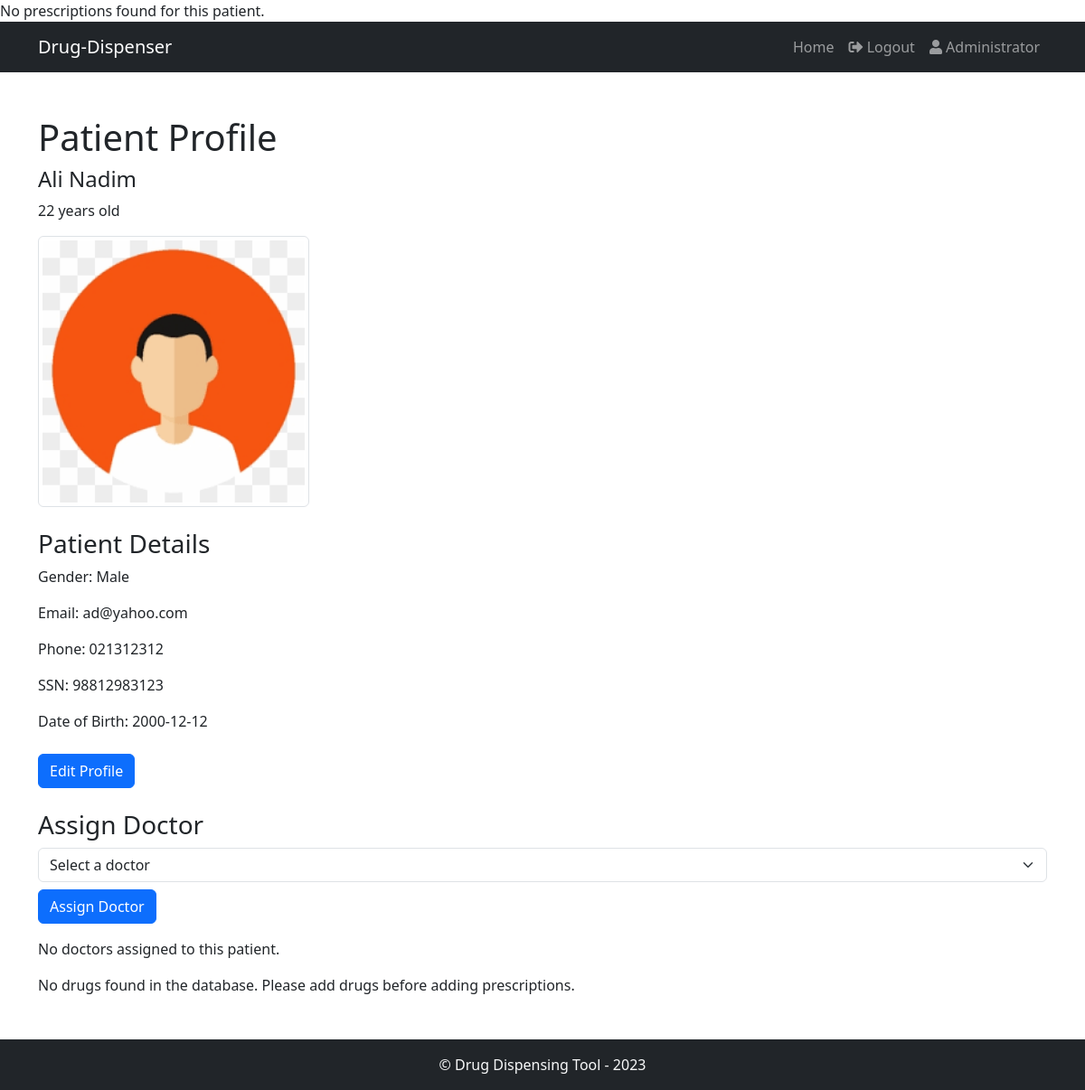
The app's page /profiles/patient_profile.php?patientId=1 (signed in) with its own data.
### tables this page shows
CREATE TABLE `patient` (
  `patientId` int(11) NOT NULL,
  `name` varchar(50) NOT NULL,
  `gender` enum('Male','Female','Other') DEFAULT NULL,
  `emailAddress` varchar(100) NOT NULL,
  `phoneNumber` varchar(20) DEFAULT NULL,
  `SSN` varchar(15) DEFAULT NULL,
  `dateOfBirth` date DEFAULT NULL,
  `passwordHash` varchar(100) NOT NULL
);

### profiles/patient_profile.php (the view, shortened to what this page needs)
<?php
require_once('../database.php');
function displayAge($dateOfBirth)
{
	$dob = new DateTime($dateOfBirth);
	$now = new DateTime();
	$interval = $now->diff($dob);
	return $interval->format('%y years old');
}
$patientId = $_GET['patientId'];
$patient = array();
$conn = new mysqli($host, $username, $databasePassword, $databaseName);
if ($conn->connect_error) {
	die("Connection failed: " . $conn->connect_error);
} else {
	$sql = "SELECT * FROM patient WHERE patientId = $patientId";
	$result = $conn->query($sql);
	if ($result->num_rows === 1) {
		$patient = $result->fetch_assoc();
	} else {
		header("Location: ../errors/404.php");
		exit();
	}
}
function displayUnassignedDoctors($patientId)
{
	$conn = new mysqli($GLOBALS['host'], $GLOBALS['username'], $GLOBALS['databasePassword'], $GLOBALS['databaseName']);
	if ($conn->connect_error) {
		die("Connection failed: " . $conn->connect_error);
	} else {
		echo '<select class="form-select" name="doctorId" required>';
		echo '<option value="" selected disabled>Select a doctor</option>';
		echo '</select>';
	}
}
$assignedDoctors = array();
?>
<!DOCTYPE html>
<html lang="en">
<head>
    <link rel="stylesheet" href="https://cdnjs.cloudflare.com/ajax/libs/bootstrap/5.3.0/css/bootstrap.min.css">
</head>
<body>
<?php
include_once '../commons.php';
echo $header;
?>
    <div class="container mt-5">
	<h1>Patient Profile</h1>
	<h4><?= $patient['name'] ?></h4>
	<p><?= displayAge($patient['dateOfBirth']) ?></p>
	<img src="../static/images/patient.png" class="img-thumbnail" alt="Patient Thumbnail" style = "width: 300px; height; 300px;">
	<h3 class="mt-4">Patient Details</h3>
	<p>Gender: <?= $patient['gender'] ?></p>
	<p>Email: <?= $patient['emailAddress'] ?></p>
	<p>Phone: <?= $patient['phoneNumber'] ?></p>
	<p>SSN: <?= $patient['SSN'] ?></p>
	<p>Date of Birth: <?= $patient['dateOfBirth'] ?></p>
	<?php if ($_SESSION['user'] === 'administrator' || ($_SESSION['user'] === 'patient')) { ?>
	    <a href="../edit/edit_patient.php?patientId=<?= $patientId ?>" class="btn btn-primary mt-2">Edit Profile</a>
	<?php } ?>
<?php
if ($_SESSION['user'] === 'administrator' || $_SESSION['user'] === 'patient') {
?>
	    <h3 class="mt-4">Assign Doctor</h3>
	    <form method="post">
<?php
	displayUnassignedDoctors($patientId);
?>
		<button type="submit" name="assignDoctor" class="btn btn-primary mt-2">Assign Doctor</button>
	    </form>
<?php
}
if (!empty($assignedDoctors)) {
?>
    <h3 class="mt-4">Assigned Doctors</h3>
    <table class="table table-bordered">
        <thead>
            <tr>
                <th>Doctor Name</th>
                <th>Email Address</th>
                <th>Phone Number</th>
            </tr>
        </thead>
        <tbody>
<?php
    foreach ($assignedDoctors as $doctor) {
        $doctorName = $doctor['name'];
        $doctorEmail = $doctor['emailAddress'];
        $doctorPhone = $doctor['phoneNumber'];
?>
            <tr>
                <td><?= $doctorName ?></td>
                <td><?= $doctorEmail ?></td>
                <td><?= $doctorPhone ?></td>
            </tr>
<?php
    }
?>
        </tbody>
    </table>
<?php
} else {
    echo "<p>No doctors assigned to this patient.</p>";
}
?>
<?php
if ($_SESSION['user'] === 'administrator' || $_SESSION['user'] === 'doctor') {
	$conn = new mysqli($host, $username, $databasePassword, $databaseName);
	if ($conn->connect_error) {
		die("Connection failed: " . $conn->connect_error);
	} else {
		$sql = "SELECT drugId, scientificName, tradeName, form FROM drug";
		$result = $conn->query($sql);
		if ($result->num_rows > 0) {
?>
		    <h3 class="mt-4">Add Prescription</h3>
		    <form method="post">
			<div class="mb-3">
			    <label for="drugId" class="form-label">Select Drug</label>
			    <select class="form-select" name="drugId" required>
				<option value="" selected disabled>Select a drug</option>
<?php
			while ($row = $result->fetch_assoc()) {
				echo "<option value='{$row['drugId']}'>{$row['scientificName']} ({$row['tradeName']}) - {$row['form']}</option>";
			}
?>
			    </select>
			</div>
			<div class="mb-3">
			    <label for="dosage" class="form-label">Dosage</label>
			    <input type="text" class="form-control" id="dosage" name="dosage" required>
			</div>
			<div class="mb-3">
			    <label for="price" class="form-label">Price</label>
			    <input type="number" class="form-control" id="price" name="price" required step="0.01">
			</div>
			<div class="mb-3">
			    <label for="frequency" class="form-label">Frequency</label>
			    <input type="text" class="form-control" id="frequency" name="frequency" required>
			</div>
			<button type="submit" name="addPrescription" class="btn btn-primary">Add Prescription</button>
		    </form>
<?php
		} else {
			echo "<p>No drugs found in the database. Please add drugs before adding prescriptions.</p>";
		}
	}
}
?>
    </div>
    <?php echo $footer; ?>
</body>
</html>

### records on screen
patient: name "Ali Nadim", dateOfBirth "22 years old", gender "Male", emailAddress "ad@yahoo.com", phoneNumber "021312312", SSN "98812983123", dateOfBirth "2000-12-12"

### other values on screen
$userDisplay "Administrator"
